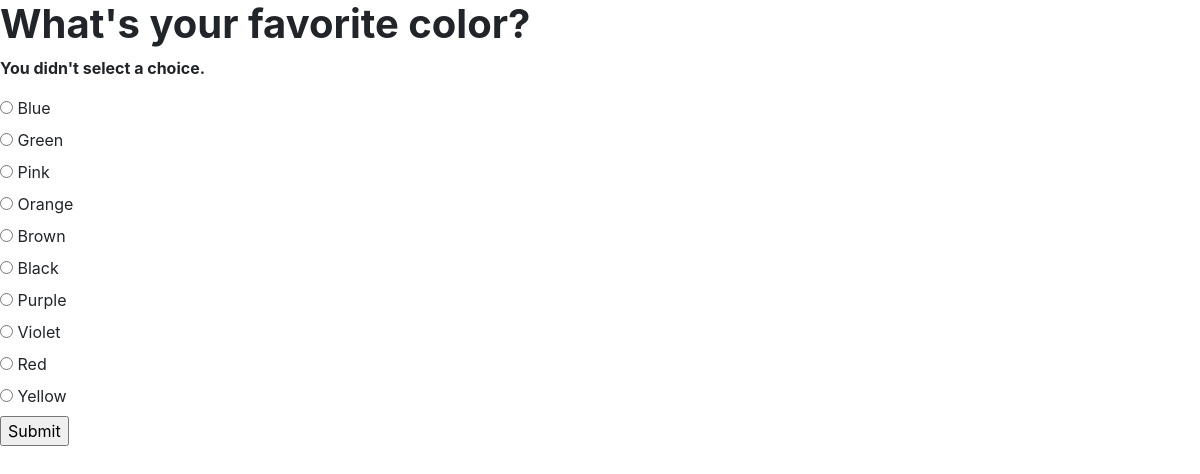
Page /fortune/5/answer/ on the committed database.
### fortune/models.py (models this page shows, shortened)
class Question(models.Model):
    question_text = models.CharField(max_length=200)
    question_key = models.IntegerField(default=0)
    question_status = models.BooleanField(default=False)

class Choice(models.Model):
    question = models.ForeignKey(Question, on_delete=models.CASCADE)
    choice_text = models.CharField(max_length=200)
    choice_key = models.IntegerField(default=0)

### fortune/views.py (the view)
# urls.py: path('<int:question_id>/answer/', views.answer, name='answer'),
def answer(request, question_id): #action for answering questions
    question = get_object_or_404(Question, pk=question_id)
    try:
        selected_choice = question.choice_set.get(pk=request.POST['choice'])
    except (KeyError, Choice.DoesNotExist):
        return render(request, 'fortune/detail.html', {
            'question': question,
            'error_message': "You didn't select a choice.",
        })
    else:
        question.question_status = True
        question.save()
        messages.success(request, 'Your answer was recorded.')
        return HttpResponseRedirect(reverse('fortune:index'))

### fortune/templates/fortune/detail.html (shortened to what this page needs)
<html>
<head>
    <link rel="stylesheet" href="https://maxcdn.bootstrapcdn.com/bootstrap/4.0.0/css/bootstrap.min.css"
>
</head>
<body>
    <h1><b>{{ question.question_text }}</b></h1>
    {% if error_message %}<p><strong>{{ error_message }}</strong></p>{% endif %}
    <form action="{% url 'fortune:answer' question.id %}" method="post">
        {% for choice in question.choice_set.all %}
        <input type="radio" name="choice" id="choice{{ forloop.counter }}" value="{{ choice.id }}">
        <label for="choice{{ forloop.counter }}">{{ choice.choice_text }}</label><br>
        {% endfor %}
        <input type="submit" value="Submit">
    </form>
</body>
</html>

### rows in the picture
Question: question_text "What's your favorite color?"
Choice: choice_text "Blue"
Choice: choice_text "Green"
Choice: choice_text "Pink"
Choice: choice_text "Orange"
Choice: choice_text "Brown"
Choice: choice_text "Black"
Choice: choice_text "Purple"
Choice: choice_text "Violet"
Choice: choice_text "Red"
Choice: choice_text "Yellow"

### other values in the picture
{{ error_message }} "You didn't select a choice."
